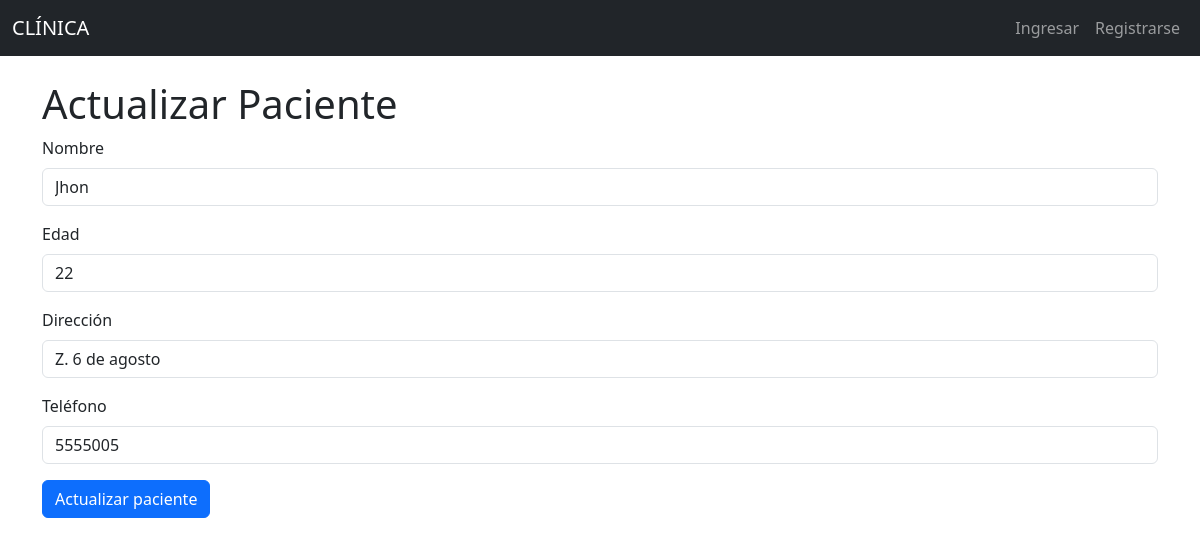
The page /pacientes/edit/1 on the database its author committed.
### models/paciente_model.py (models this page shows, shortened)
class Paciente(db.Model):
    __tablename__ = "pacientes"
    id = db.Column(db.Integer, primary_key=True)
    nombre = db.Column(db.String(80), nullable=False)
    edad = db.Column(db.Integer, nullable=False)
    direccion = db.Column(db.String(200), nullable=False)
    telefono = db.Column(db.String(20), nullable=False)
    consultas = db.relationship('Consulta', back_populates='paciente')
    @staticmethod
    def get_by_id(id):
        return Paciente.query.get(id)

### controllers/paciente_controller.py (the view, shortened to what this page needs)
@paciente_bp.route("/edit/<int:id>", methods=['GET', 'POST'])
def edit(id):
    paciente = Paciente.get_by_id(id)
    return paciente_view.edit(paciente)

### run.py (called while the page is built)
@app.context_processor
def inject_active_path():
    def is_active(path):
        return 'active' if request.path == path else ''
    return(dict(is_active = is_active))

### view/paciente_view.py (called while the page is built)
def edit(paciente):
    return render_template('pacientes/edit.html', paciente=paciente)

### templates/pacientes/edit.html (shortened to what this page needs)
{% extends 'base.html' %}
{% block content %}
<h1>Actualizar Paciente</h1>
<form action="{{ url_for('paciente.edit', id=paciente.id) }}" method="POST">
    <div class="mb-3">
        <label for="" class="form-label">Nombre</label>
        <input type="text" class="form-control" name="nombre" value="{{ paciente.nombre }}" required>
    </div>
    <div class="mb-3">
        <label for="" class="form-label">Edad</label>
        <input type="number" class="form-control" name="edad" value="{{ paciente.edad }}" required>
    </div>
    <div class="mb-3">
        <label for="" class="form-label">Dirección</label>
        <input type="text" class="form-control" name="direccion" value="{{ paciente.direccion }}" required>
    </div>
    <div class="mb-3">
        <label for="" class="form-label">Teléfono</label>
        <input type="text" class="form-control" name="telefono" value="{{ paciente.telefono }}" required>
    </div>
    <button type="submit" class="btn btn-primary">Actualizar paciente</button>
</form>
{% endblock %}

### rows shown on the page
Paciente: nombre "Jhon", edad "22", direccion "Z. 6 de agosto", telefono "5555005"
